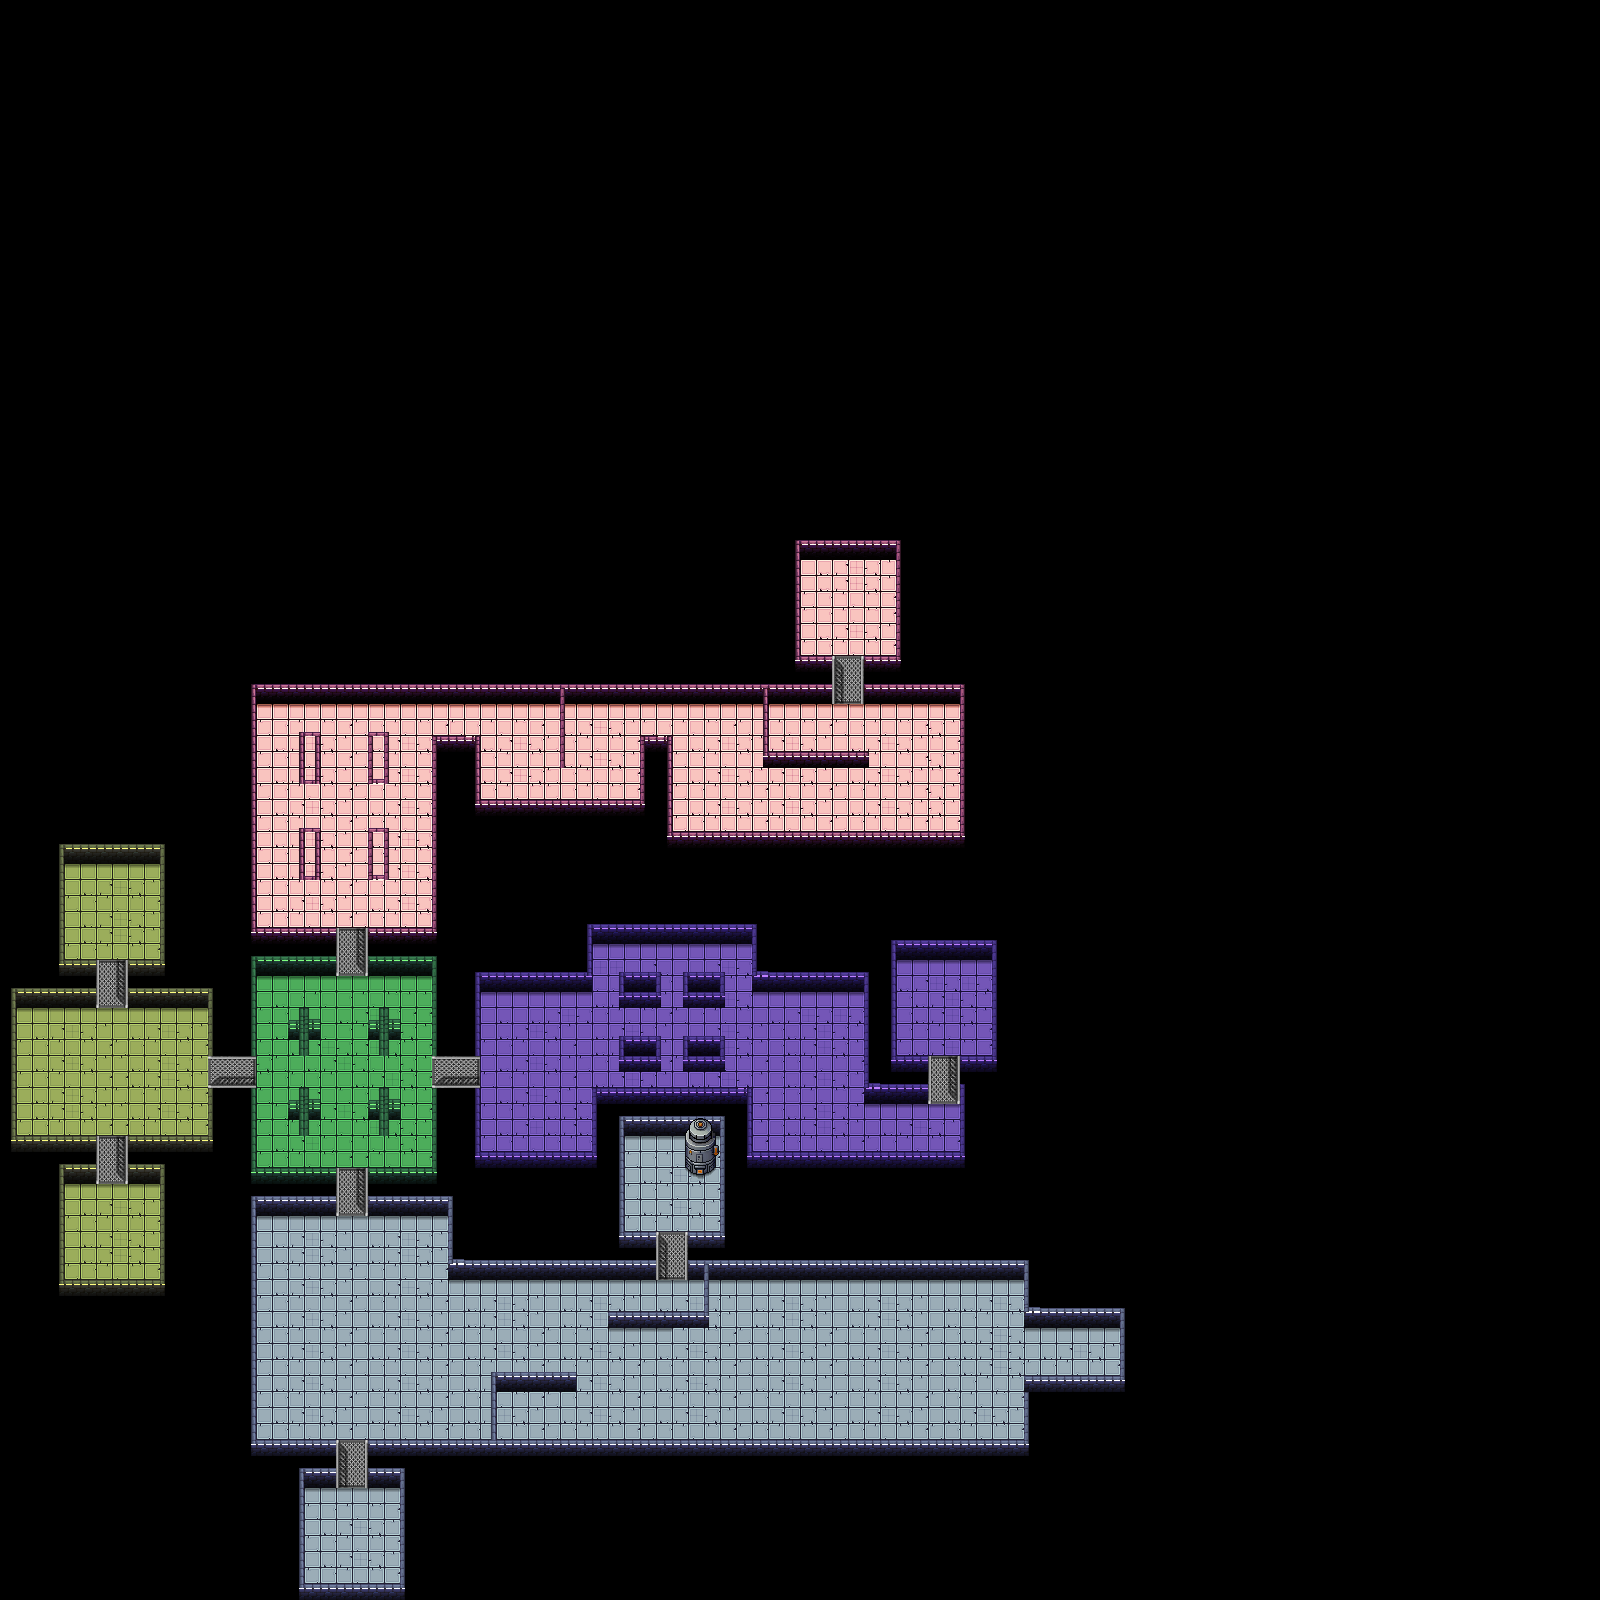

Rendered tile map (Tiled .tmx) drawn with the repository's tilesets; below, a short description and the map source with its tile grids summarised:
An orthogonal 100x100 tile map with 16x16 px tiles, 2 tile layers (Tile Layer 1, Tile Layer 2), 13 tilesets and 132 objects (132x object).

<map version="1.10" tiledversion="1.11.2" orientation="orthogonal" renderorder="right-down" width="100" height="100" tilewidth="16" tileheight="16" infinite="0" nextlayerid="6" nextobjectid="316">
 <tileset firstgid="1" source="dungeonGreen.tsx" />
 <tileset firstgid="49" source="bridge02.tsx" />
 <tileset firstgid="55" source="dungeonPink1.tsx" />
 <tileset firstgid="103" source="dungeonYellow.tsx" />
 <tileset firstgid="151" source="dungeon3.tsx" />
 <tileset firstgid="199" source="dungeonPurple.tsx" />
 <tileset firstgid="247" source="furnace1.tsx" />
 <tileset firstgid="255" source="furnace2.tsx" />
 <tileset firstgid="272" source="furnace3.tsx" />
 <tileset firstgid="276" source="furnace5.tsx" />
 <tileset firstgid="277" source="furnace4.tsx" />
 <tileset firstgid="278" source="furnace2_3.tsx" />
 <tileset firstgid="292" source="furnace2_2.tsx" />
 <layer id="1" name="Tile Layer 1" width="100" height="100">
  <data>[10000 cells, 2459 non-empty, 225 distinct tile ids]</data>
 </layer>
 <layer id="2" name="Tile Layer 2" width="100" height="100">
  <data>[10000 cells, 151 non-empty, 54 distinct tile ids]</data>
 </layer>
 <objectgroup id="4" name="Object Layer 2">
  <object id="78" name="wall" type="object" x="336" y="1439.25" width="2.75" height="49" />
  <object id="101" name="wall" type="object" x="656.125" y="1231.25" width="2.75" height="49" />
  <object id="102" name="wall" type="object" x="684.818" y="1231.11" width="2.75" height="49" />
  <object id="79" name="wall" type="object" x="365" y="1439.75" width="2.5" height="48.75" />
  <object id="80" name="wall" type="object" x="299.5" y="1467.5" width="36.75" height="20.5" />
  <object id="81" name="wall" type="object" x="367.75" y="1468" width="36.5" height="20.25" />
  <object id="82" name="wall" type="object" x="400.25" y="1467.75" width="4.5" height="132.25" />
  <object id="83" name="wall" type="object" x="298.75" y="1583.75" width="106" height="16.5" />
  <object id="103" name="wall" type="object" x="619.114" y="1115.93" width="106" height="20.1364" />
  <object id="104" name="wall" type="object" x="619.295" y="1231.57" width="36.9091" height="16.6818" />
  <object id="105" name="wall" type="object" x="687.841" y="1231.39" width="36.9091" height="16.6818" />
  <object id="84" name="wall" type="object" x="299.25" y="1467.75" width="5.75" height="132.5" />
  <object id="99" name="wall" type="object" x="618.886" y="1115.93" width="5.75" height="132.5" />
  <object id="100" name="wall" type="object" x="719.25" y="1115.93" width="5.75" height="132.5" />
  <object id="85" name="wall" type="object" x="250.75" y="1439.88" width="85.5" height="16.125" />
  <object id="86" name="wall" type="object" x="251" y="1196.13" width="5.75" height="260" />
  <object id="87" name="wall" type="object" x="250.75" y="1195.63" width="85.25" height="20.75" />
  <object id="89" name="wall" type="object" x="368.125" y="1195.88" width="84.75" height="20.125" />
  <object id="90" name="wall" type="object" x="447.625" y="1195.75" width="5.375" height="84.25" />
  <object id="91" name="wall" type="object" x="447.5" y="1259.25" width="208.75" height="20.875" />
  <object id="92" name="wall" type="object" x="687.333" y="1260.33" width="341" height="20" />
  <object id="93" name="wall" type="object" x="1024" y="1260" width="5.33333" height="68" />
  <object id="94" name="wall" type="object" x="1024.33" y="1307.33" width="100.333" height="20.6667" />
  <object id="95" name="wall" type="object" x="1120" y="1307" width="5" height="85" />
  <object id="96" name="wall" type="object" x="1024.33" y="1374.67" width="100.667" height="17.3333" />
  <object id="97" name="wall" type="object" x="1024.18" y="1374.55" width="4.90909" height="81.8182" />
  <object id="98" name="wall" type="object" x="367.813" y="1440" width="661.46" height="16" />
  <object id="106" name="wall" type="object" x="491.273" y="1372.18" width="85.6364" height="19.8182" />
  <object id="107" name="wall" type="object" x="491.091" y="1372" width="5.63636" height="83.8182" />
  <object id="108" name="wall" type="object" x="608" y="1311.27" width="100.727" height="16.9091" />
  <object id="109" name="wall" type="object" x="704" y="1260.36" width="4.90909" height="68" />
  <object id="110" name="wall" type="object" x="336" y="1167.82" width="3.81818" height="48.3636" />
  <object id="111" name="wall" type="object" x="365.455" y="1167.27" width="3.45455" height="49.2727" />
  <object id="112" name="wall" type="object" x="251.091" y="1167.64" width="85.2727" height="16.5455" />
  <object id="113" name="wall" type="object" x="367.273" y="1167.45" width="70" height="16.3636" />
  <object id="114" name="wall" type="object" x="432" y="1088.18" width="5.45455" height="95.8182" />
  <object id="115" name="wall" type="object" x="251.273" y="1088.18" width="5.09091" height="96.1818" />
  <object id="121" name="wall" type="object" x="431.727" y="1055.82" width="48.7273" height="3.90909" />
  <object id="122" name="wall" type="object" x="431.727" y="1085.09" width="48.7273" height="3" />
  <object id="123" name="wall" type="object" x="431.818" y="955.818" width="5" height="100.182" />
  <object id="124" name="wall" type="object" x="368" y="955.909" width="68.8182" height="20.4545" />
  <object id="125" name="wall" type="object" x="365.182" y="927.727" width="3.36364" height="48.1818" />
  <object id="126" name="wall" type="object" x="335.818" y="927.636" width="3.36364" height="48.2727" />
  <object id="127" name="wall" type="object" x="368.545" y="927.636" width="68.7273" height="16.1818" />
  <object id="128" name="wall" type="object" x="251.273" y="928" width="85.0909" height="15.6364" />
  <object id="129" name="wall" type="object" x="251.091" y="956" width="85.6364" height="20.1818" />
  <object id="130" name="wall" type="object" x="251.091" y="956" width="5.45455" height="100.364" />
  <object id="131" name="wall" type="object" x="208" y="1055.88" width="48.8125" height="3.875" />
  <object id="132" name="wall" type="object" x="208.063" y="1084.69" width="48.4375" height="3.3125" />
  <object id="133" name="wall" type="object" x="207.818" y="1088" width="5.09091" height="64" />
  <object id="134" name="wall" type="object" x="127.909" y="1135.91" width="84.9091" height="16.0909" />
  <object id="135" name="wall" type="object" x="11" y="1135.91" width="85.3636" height="16.0909" />
  <object id="136" name="wall" type="object" x="96" y="1135.73" width="3.27273" height="48.4545" />
  <object id="137" name="wall" type="object" x="124.818" y="1135.91" width="3.27273" height="48.1818" />
  <object id="138" name="wall" type="object" x="58.8182" y="1163.91" width="39.9091" height="20.3636" />
  <object id="139" name="wall" type="object" x="58.25" y="1163.75" width="6.25" height="132" />
  <object id="140" name="wall" type="object" x="58.75" y="1279.75" width="105.75" height="16.25" />
  <object id="141" name="wall" type="object" x="159.75" y="1164.5" width="5" height="131.75" />
  <object id="142" name="wall" type="object" x="128.25" y="1164.25" width="36.25" height="19.75" />
  <object id="143" name="wall" type="object" x="207.875" y="987.75" width="5" height="68" />
  <object id="144" name="wall" type="object" x="127.875" y="988" width="84.75" height="20" />
  <object id="145" name="wall" type="object" x="125.125" y="960" width="3" height="47.125" />
  <object id="146" name="wall" type="object" x="128.125" y="959.625" width="36.875" height="16.25" />
  <object id="147" name="wall" type="object" x="160" y="844.125" width="5" height="131" />
  <object id="148" name="wall" type="object" x="59.125" y="959.875" width="37.375" height="16" />
  <object id="149" name="wall" type="object" x="95.75" y="959.625" width="3.5" height="48.625" />
  <object id="150" name="wall" type="object" x="10.875" y="988" width="86.5" height="19.75" />
  </objectgroup>
</map>
<!-- 65 of 132 objects omitted -->
